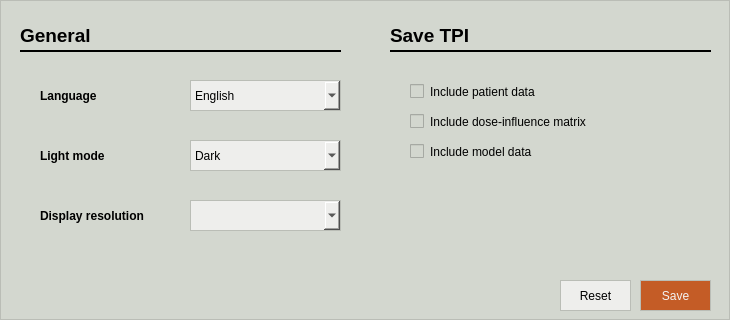
<?xml version="1.0" encoding="UTF-8"?>
<ui version="4.0">
 <class>settings_window</class>
 <widget class="QMainWindow" name="settings_window">
  <property name="windowModality">
   <enum>Qt::ApplicationModal</enum>
  </property>
  <property name="geometry">
   <rect>
    <x>0</x>
    <y>0</y>
    <width>730</width>
    <height>320</height>
   </rect>
  </property>
  <property name="minimumSize">
   <size>
    <width>730</width>
    <height>320</height>
   </size>
  </property>
  <property name="maximumSize">
   <size>
    <width>730</width>
    <height>320</height>
   </size>
  </property>
  <property name="windowTitle">
   <string>Settings</string>
  </property>
  <property name="styleSheet">
   <string notr="true">color: rgb(0, 0, 0);
background-color: rgb(211, 215, 207);
border: 1px solid;
border-color: rgb(186, 189, 182);</string>
  </property>
  <widget class="QWidget" name="settings_widget">
   <property name="styleSheet">
    <string notr="true">color: rgb(0, 0, 0);
background-color: rgb(211, 215, 207);
border: 1px solid;
border-color: rgb(186, 189, 182);</string>
   </property>
   <widget class="Line" name="general_settings_line">
    <property name="geometry">
     <rect>
      <x>20</x>
      <y>50</y>
      <width>321</width>
      <height>2</height>
     </rect>
    </property>
    <property name="minimumSize">
     <size>
      <width>0</width>
      <height>2</height>
     </size>
    </property>
    <property name="maximumSize">
     <size>
      <width>16777215</width>
      <height>2</height>
     </size>
    </property>
    <property name="styleSheet">
     <string notr="true">border-color: rgb(0, 0, 0);</string>
    </property>
   </widget>
   <widget class="QComboBox" name="light_mode_cbox">
    <property name="geometry">
     <rect>
      <x>190</x>
      <y>140</y>
      <width>151</width>
      <height>31</height>
     </rect>
    </property>
    <property name="cursor">
     <cursorShape>PointingHandCursor</cursorShape>
    </property>
    <property name="styleSheet">
     <string notr="true">color: rgb(0, 0, 0);
background-color: rgb(238, 238, 236);
border: 1px solid;
border-color: rgb(186, 189, 182);</string>
    </property>
    <item>
     <property name="text">
      <string>Dark</string>
     </property>
     <property name="icon">
      <iconset resource="../assets/resources.qrc">
       <normaloff>:/special_icons/icons_special/moon-svgrepo-com.svg</normaloff>:/special_icons/icons_special/moon-svgrepo-com.svg</iconset>
     </property>
    </item>
    <item>
     <property name="text">
      <string>Light</string>
     </property>
     <property name="icon">
      <iconset resource="../assets/resources.qrc">
       <normaloff>:/special_icons/icons_special/sun-2-svgrepo-com.svg</normaloff>:/special_icons/icons_special/sun-2-svgrepo-com.svg</iconset>
     </property>
    </item>
   </widget>
   <widget class="QLabel" name="general_settings_label">
    <property name="geometry">
     <rect>
      <x>20</x>
      <y>20</y>
      <width>181</width>
      <height>31</height>
     </rect>
    </property>
    <property name="font">
     <font>
      <pointsize>14</pointsize>
      <weight>75</weight>
      <bold>true</bold>
     </font>
    </property>
    <property name="styleSheet">
     <string notr="true">border: 0px solid;</string>
    </property>
    <property name="text">
     <string>General</string>
    </property>
   </widget>
   <widget class="QLabel" name="resolution_label">
    <property name="geometry">
     <rect>
      <x>40</x>
      <y>200</y>
      <width>141</width>
      <height>31</height>
     </rect>
    </property>
    <property name="font">
     <font>
      <weight>75</weight>
      <bold>true</bold>
     </font>
    </property>
    <property name="toolTip">
     <string>Display resolution of the application</string>
    </property>
    <property name="styleSheet">
     <string notr="true">border: 0px solid;</string>
    </property>
    <property name="text">
     <string>Display resolution</string>
    </property>
   </widget>
   <widget class="QLabel" name="language_label">
    <property name="geometry">
     <rect>
      <x>40</x>
      <y>80</y>
      <width>141</width>
      <height>31</height>
     </rect>
    </property>
    <property name="font">
     <font>
      <weight>75</weight>
      <bold>true</bold>
     </font>
    </property>
    <property name="toolTip">
     <string>Frontend main language</string>
    </property>
    <property name="styleSheet">
     <string notr="true">border: 0px solid;</string>
    </property>
    <property name="text">
     <string>Language</string>
    </property>
   </widget>
   <widget class="QComboBox" name="language_cbox">
    <property name="geometry">
     <rect>
      <x>190</x>
      <y>80</y>
      <width>151</width>
      <height>31</height>
     </rect>
    </property>
    <property name="cursor">
     <cursorShape>PointingHandCursor</cursorShape>
    </property>
    <property name="styleSheet">
     <string notr="true">color: rgb(0, 0, 0);
background-color: rgb(238, 238, 236);
border: 1px solid;
border-color: rgb(186, 189, 182);</string>
    </property>
    <property name="currentIndex">
     <number>1</number>
    </property>
    <item>
     <property name="text">
      <string>Deutsch</string>
     </property>
     <property name="icon">
      <iconset resource="../assets/resources.qrc">
       <normaloff>:/special_icons/icons_special/flag-for-flag-germany-svgrepo-com.svg</normaloff>:/special_icons/icons_special/flag-for-flag-germany-svgrepo-com.svg</iconset>
     </property>
    </item>
    <item>
     <property name="text">
      <string>English</string>
     </property>
     <property name="icon">
      <iconset resource="../assets/resources.qrc">
       <normaloff>:/special_icons/icons_special/united-kingdom-uk-svgrepo-com.svg</normaloff>:/special_icons/icons_special/united-kingdom-uk-svgrepo-com.svg</iconset>
     </property>
    </item>
    <item>
     <property name="text">
      <string>Español</string>
     </property>
     <property name="icon">
      <iconset resource="../assets/resources.qrc">
       <normaloff>:/special_icons/icons_special/flag-for-flag-spain-svgrepo-com.svg</normaloff>:/special_icons/icons_special/flag-for-flag-spain-svgrepo-com.svg</iconset>
     </property>
    </item>
    <item>
     <property name="text">
      <string>Français</string>
     </property>
     <property name="icon">
      <iconset resource="../assets/resources.qrc">
       <normaloff>:/special_icons/icons_special/flag-for-flag-france-svgrepo-com.svg</normaloff>:/special_icons/icons_special/flag-for-flag-france-svgrepo-com.svg</iconset>
     </property>
    </item>
    <item>
     <property name="text">
      <string>Italiano</string>
     </property>
     <property name="icon">
      <iconset resource="../assets/resources.qrc">
       <normaloff>:/special_icons/icons_special/flag-for-flag-italy-svgrepo-com.svg</normaloff>:/special_icons/icons_special/flag-for-flag-italy-svgrepo-com.svg</iconset>
     </property>
    </item>
   </widget>
   <widget class="QCheckBox" name="incl_dij_check">
    <property name="geometry">
     <rect>
      <x>410</x>
      <y>110</y>
      <width>231</width>
      <height>23</height>
     </rect>
    </property>
    <property name="cursor">
     <cursorShape>PointingHandCursor</cursorShape>
    </property>
    <property name="toolTip">
     <string>Include the dose-influence matrix file in the snapshot folder</string>
    </property>
    <property name="styleSheet">
     <string notr="true">border: 0px;
color: rgb(0, 0, 0);</string>
    </property>
    <property name="text">
     <string>Include dose-influence matrix</string>
    </property>
   </widget>
   <widget class="QPushButton" name="reset_pbutton">
    <property name="geometry">
     <rect>
      <x>560</x>
      <y>280</y>
      <width>71</width>
      <height>31</height>
     </rect>
    </property>
    <property name="cursor">
     <cursorShape>PointingHandCursor</cursorShape>
    </property>
    <property name="toolTip">
     <string>Reset to default settings</string>
    </property>
    <property name="styleSheet">
     <string notr="true">color: rgb(0, 0, 0);
background-color: rgb(238, 238, 236);
border: 1px solid;
border-color: rgb(186, 189, 182);</string>
    </property>
    <property name="text">
     <string>Reset</string>
    </property>
   </widget>
   <widget class="QLabel" name="light_model_label">
    <property name="geometry">
     <rect>
      <x>40</x>
      <y>140</y>
      <width>141</width>
      <height>31</height>
     </rect>
    </property>
    <property name="font">
     <font>
      <weight>75</weight>
      <bold>true</bold>
     </font>
    </property>
    <property name="toolTip">
     <string>Display light mode for the application</string>
    </property>
    <property name="styleSheet">
     <string notr="true">border: 0px solid;</string>
    </property>
    <property name="text">
     <string>Light mode</string>
    </property>
   </widget>
   <widget class="QCheckBox" name="incl_patData_check">
    <property name="geometry">
     <rect>
      <x>410</x>
      <y>80</y>
      <width>231</width>
      <height>23</height>
     </rect>
    </property>
    <property name="cursor">
     <cursorShape>PointingHandCursor</cursorShape>
    </property>
    <property name="toolTip">
     <string>Include the CT and segmentation data file(s) in the snapshot folder</string>
    </property>
    <property name="styleSheet">
     <string notr="true">border: 0px;
color: rgb(0, 0, 0);</string>
    </property>
    <property name="text">
     <string>Include patient data</string>
    </property>
   </widget>
   <widget class="QComboBox" name="resolution_cbox">
    <property name="geometry">
     <rect>
      <x>190</x>
      <y>200</y>
      <width>151</width>
      <height>31</height>
     </rect>
    </property>
    <property name="cursor">
     <cursorShape>PointingHandCursor</cursorShape>
    </property>
    <property name="styleSheet">
     <string notr="true">color: rgb(0, 0, 0);
background-color: rgb(238, 238, 236);
border: 1px solid;
border-color: rgb(186, 189, 182);</string>
    </property>
    <property name="currentIndex">
     <number>0</number>
    </property>
    <item>
     <property name="text">
      <string/>
     </property>
     <property name="icon">
      <iconset resource="../assets/resources.qrc">
       <normaloff>:/green_icons/icons_green/eye.svg</normaloff>:/green_icons/icons_green/eye.svg</iconset>
     </property>
    </item>
    <item>
     <property name="text">
      <string>1024x768</string>
     </property>
     <property name="icon">
      <iconset resource="../assets/resources.qrc">
       <normaloff>:/lightblue_icons/icons_lightblue/eye.svg</normaloff>:/lightblue_icons/icons_lightblue/eye.svg</iconset>
     </property>
    </item>
    <item>
     <property name="text">
      <string>1280x720</string>
     </property>
     <property name="icon">
      <iconset resource="../assets/resources.qrc">
       <normaloff>:/lightblue_icons/icons_lightblue/eye.svg</normaloff>:/lightblue_icons/icons_lightblue/eye.svg</iconset>
     </property>
    </item>
    <item>
     <property name="text">
      <string>1280x1024</string>
     </property>
     <property name="icon">
      <iconset resource="../assets/resources.qrc">
       <normaloff>:/lightblue_icons/icons_lightblue/eye.svg</normaloff>:/lightblue_icons/icons_lightblue/eye.svg</iconset>
     </property>
    </item>
    <item>
     <property name="text">
      <string>1366x768</string>
     </property>
     <property name="icon">
      <iconset resource="../assets/resources.qrc">
       <normaloff>:/lightblue_icons/icons_lightblue/eye.svg</normaloff>:/lightblue_icons/icons_lightblue/eye.svg</iconset>
     </property>
    </item>
    <item>
     <property name="text">
      <string>1440x900</string>
     </property>
     <property name="icon">
      <iconset resource="../assets/resources.qrc">
       <normaloff>:/lightblue_icons/icons_lightblue/eye.svg</normaloff>:/lightblue_icons/icons_lightblue/eye.svg</iconset>
     </property>
    </item>
    <item>
     <property name="text">
      <string>1920x1080</string>
     </property>
     <property name="icon">
      <iconset resource="../assets/resources.qrc">
       <normaloff>:/lightblue_icons/icons_lightblue/eye.svg</normaloff>:/lightblue_icons/icons_lightblue/eye.svg</iconset>
     </property>
    </item>
    <item>
     <property name="text">
      <string>2560x1440</string>
     </property>
     <property name="icon">
      <iconset resource="../assets/resources.qrc">
       <normaloff>:/lightblue_icons/icons_lightblue/eye.svg</normaloff>:/lightblue_icons/icons_lightblue/eye.svg</iconset>
     </property>
    </item>
    <item>
     <property name="text">
      <string>3840x2160</string>
     </property>
     <property name="icon">
      <iconset resource="../assets/resources.qrc">
       <normaloff>:/lightblue_icons/icons_lightblue/eye.svg</normaloff>:/lightblue_icons/icons_lightblue/eye.svg</iconset>
     </property>
    </item>
   </widget>
   <widget class="QCheckBox" name="incl_model_data_check">
    <property name="geometry">
     <rect>
      <x>410</x>
      <y>140</y>
      <width>231</width>
      <height>23</height>
     </rect>
    </property>
    <property name="cursor">
     <cursorShape>PointingHandCursor</cursorShape>
    </property>
    <property name="toolTip">
     <string>Include the model training data file(s) in the snapshot folder</string>
    </property>
    <property name="styleSheet">
     <string notr="true">border: 0px;
color: rgb(0, 0, 0);</string>
    </property>
    <property name="text">
     <string>Include model data</string>
    </property>
   </widget>
   <widget class="QLabel" name="save_tpi_label">
    <property name="geometry">
     <rect>
      <x>390</x>
      <y>20</y>
      <width>181</width>
      <height>31</height>
     </rect>
    </property>
    <property name="font">
     <font>
      <pointsize>14</pointsize>
      <weight>75</weight>
      <bold>true</bold>
     </font>
    </property>
    <property name="styleSheet">
     <string notr="true">border: 0px solid;</string>
    </property>
    <property name="text">
     <string>Save TPI</string>
    </property>
   </widget>
   <widget class="Line" name="save_tpi_line">
    <property name="geometry">
     <rect>
      <x>390</x>
      <y>50</y>
      <width>321</width>
      <height>2</height>
     </rect>
    </property>
    <property name="minimumSize">
     <size>
      <width>0</width>
      <height>2</height>
     </size>
    </property>
    <property name="maximumSize">
     <size>
      <width>16777215</width>
      <height>2</height>
     </size>
    </property>
    <property name="styleSheet">
     <string notr="true">border-color: rgb(0, 0, 0);</string>
    </property>
   </widget>
   <widget class="QPushButton" name="save_pbutton">
    <property name="geometry">
     <rect>
      <x>640</x>
      <y>280</y>
      <width>71</width>
      <height>31</height>
     </rect>
    </property>
    <property name="cursor">
     <cursorShape>PointingHandCursor</cursorShape>
    </property>
    <property name="toolTip">
     <string>Save changes, apply them and close the settings window</string>
    </property>
    <property name="styleSheet">
     <string notr="true">color: rgb(243, 243, 243);
background-color: rgb(196, 92, 38);
border: 1px solid;
border-color: rgb(186, 189, 182);</string>
    </property>
    <property name="text">
     <string>Save</string>
    </property>
   </widget>
   <zorder>light_mode_cbox</zorder>
   <zorder>general_settings_label</zorder>
   <zorder>resolution_label</zorder>
   <zorder>language_label</zorder>
   <zorder>language_cbox</zorder>
   <zorder>incl_dij_check</zorder>
   <zorder>reset_pbutton</zorder>
   <zorder>light_model_label</zorder>
   <zorder>incl_patData_check</zorder>
   <zorder>resolution_cbox</zorder>
   <zorder>incl_model_data_check</zorder>
   <zorder>save_tpi_label</zorder>
   <zorder>save_tpi_line</zorder>
   <zorder>save_pbutton</zorder>
   <zorder>general_settings_line</zorder>
  </widget>
 </widget>
 <resources>
  <include location="../assets/resources.qrc"/>
 </resources>
 <connections/>
</ui>
